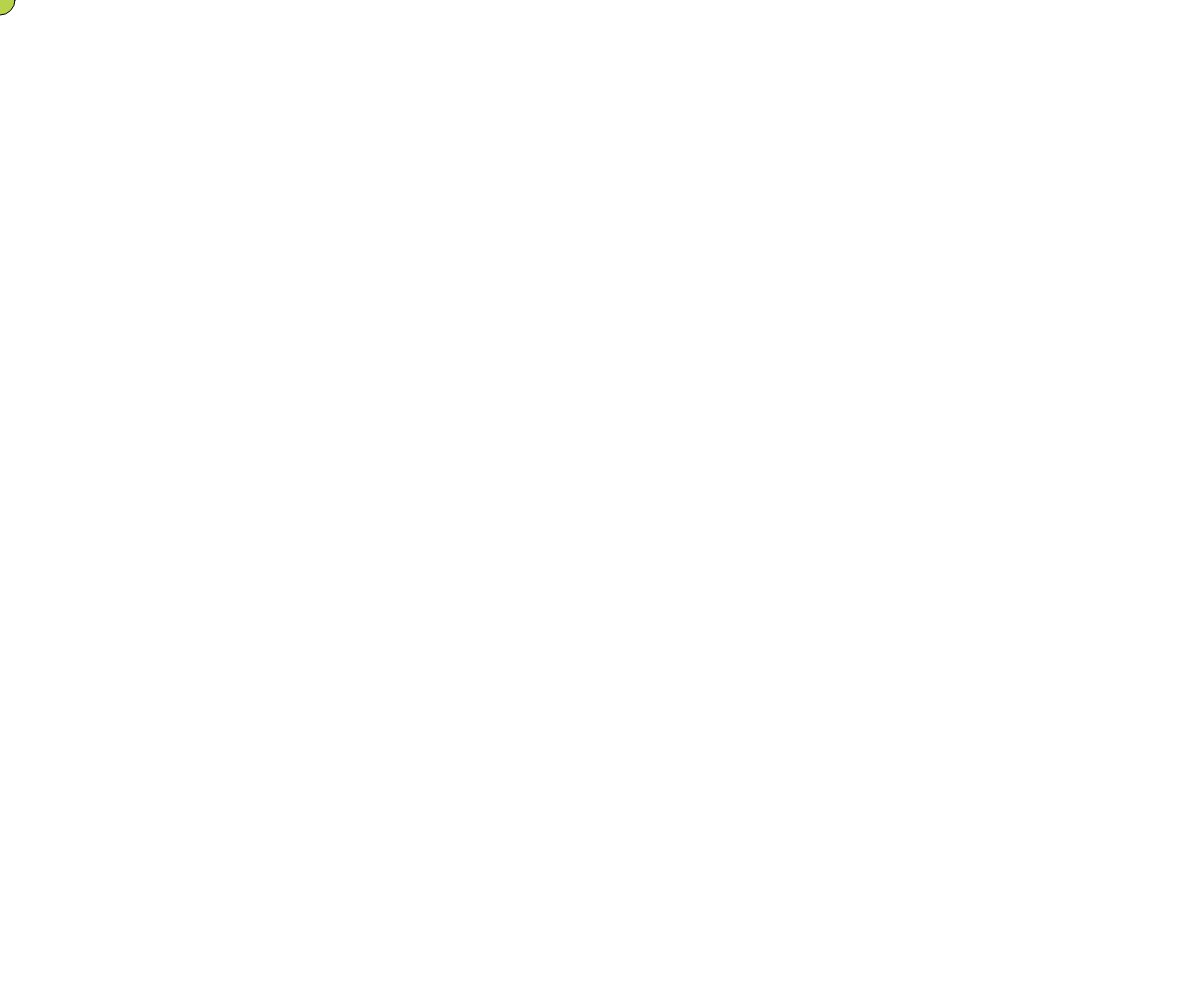
Frame 1 (no input)
Frame 60 (no input): identical to frame 1, image omitted
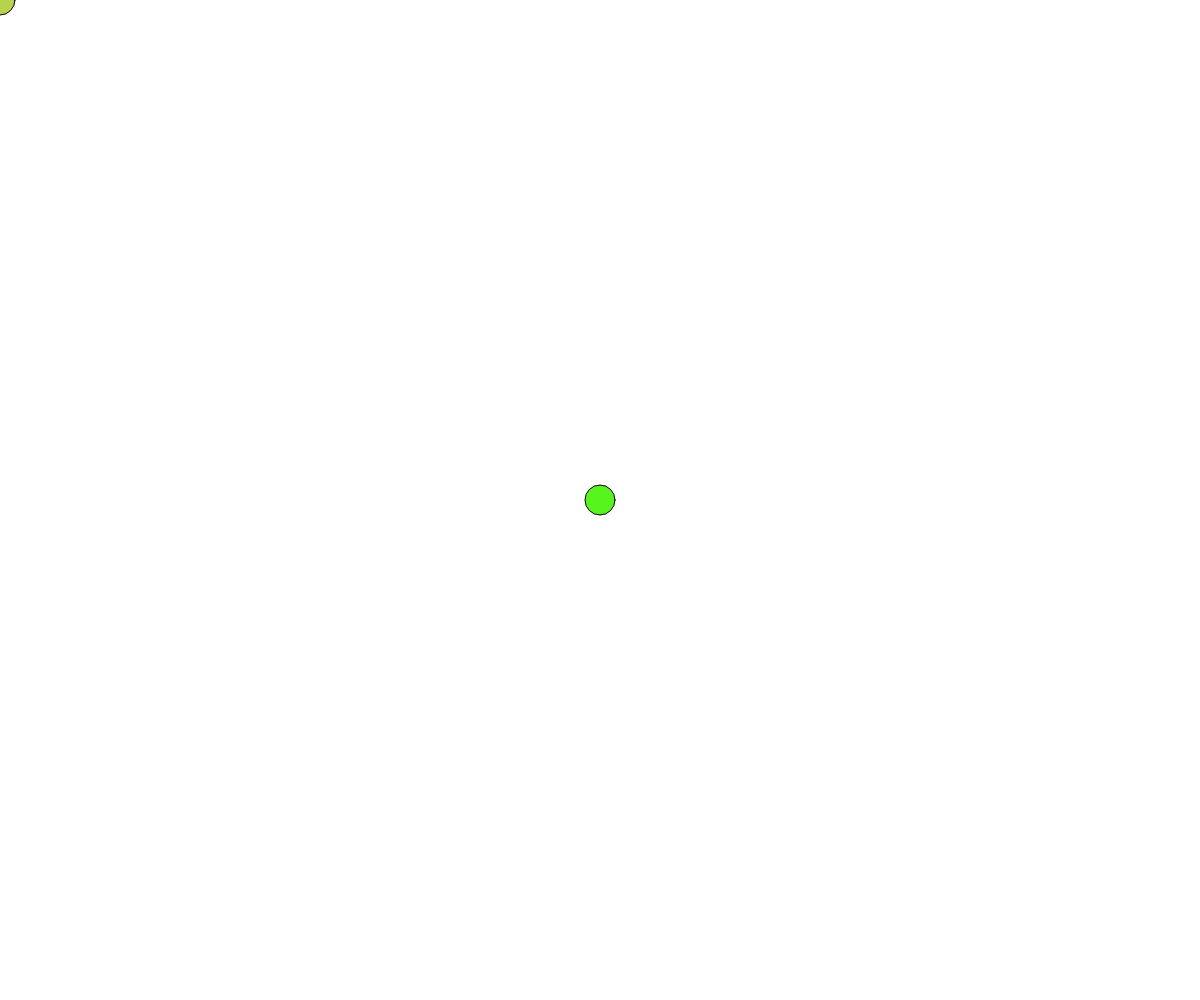
Frame 120 (the mouse pressed at the canvas centre since frame 60)

The p5.js sketch that drew these frames (run headless with seeded random() and noise() and a simulated clock; from frame 60 on, the mouse is pressed at the canvas centre):

// p5.js sketch
// ── sketch.js

let canvas; 

function setup () {
    canvas = createCanvas(windowWidth, windowHeight);
    canvas.position(0,0);
    canvas.style("z-index", -2);
    //  background(225);
}

function windowResize() {
resizeCanvas(windowWidth, windowheight);
}

function draw () {
    
}

function mouseMoved() {
    drawThing();
}

function drawThing() {
    strokeWeight (1);
    fill(random(0,255,10), random(200,255,0), random(100,0,50));
    ellipse (mouseX, mouseY, 30, 30);
}
